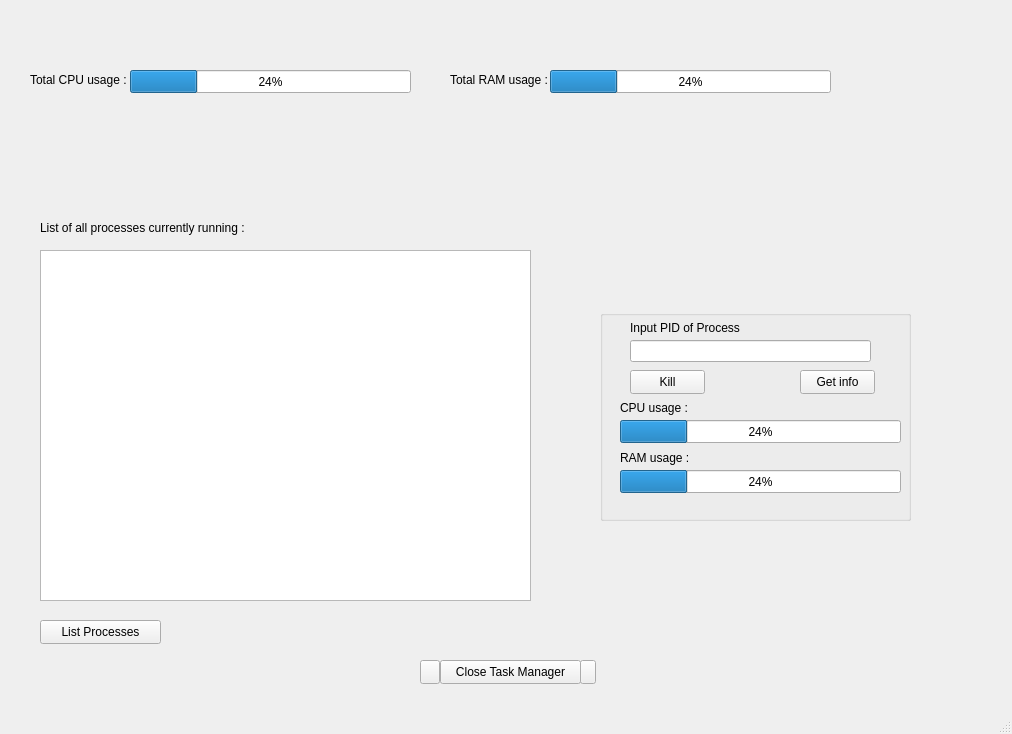
<?xml version="1.0" encoding="UTF-8"?>
<ui version="4.0">
 <class>MainWindow</class>
 <widget class="QMainWindow" name="MainWindow">
  <property name="geometry">
   <rect>
    <x>0</x>
    <y>0</y>
    <width>1012</width>
    <height>734</height>
   </rect>
  </property>
  <property name="windowTitle">
   <string>MainWindow</string>
  </property>
  <widget class="QWidget" name="centralwidget">
   <widget class="QLabel" name="label">
    <property name="geometry">
     <rect>
      <x>30</x>
      <y>70</y>
      <width>101</width>
      <height>20</height>
     </rect>
    </property>
    <property name="text">
     <string>Total CPU usage :</string>
    </property>
   </widget>
   <widget class="QLabel" name="label_2">
    <property name="geometry">
     <rect>
      <x>450</x>
      <y>70</y>
      <width>101</width>
      <height>20</height>
     </rect>
    </property>
    <property name="text">
     <string>Total RAM usage :</string>
    </property>
   </widget>
   <widget class="QLabel" name="label_3">
    <property name="geometry">
     <rect>
      <x>40</x>
      <y>220</y>
      <width>231</width>
      <height>16</height>
     </rect>
    </property>
    <property name="text">
     <string>List of all processes currently running :</string>
    </property>
   </widget>
   <widget class="QGroupBox" name="groupBox">
    <property name="geometry">
     <rect>
      <x>600</x>
      <y>310</y>
      <width>311</width>
      <height>211</height>
     </rect>
    </property>
    <property name="title">
     <string/>
    </property>
    <widget class="QProgressBar" name="progressBar_3">
     <property name="geometry">
      <rect>
       <x>20</x>
       <y>110</y>
       <width>281</width>
       <height>23</height>
      </rect>
     </property>
     <property name="value">
      <number>24</number>
     </property>
    </widget>
    <widget class="QProgressBar" name="progressBar_4">
     <property name="geometry">
      <rect>
       <x>20</x>
       <y>160</y>
       <width>281</width>
       <height>23</height>
      </rect>
     </property>
     <property name="value">
      <number>24</number>
     </property>
    </widget>
    <widget class="QPushButton" name="pushButton_4">
     <property name="geometry">
      <rect>
       <x>30</x>
       <y>60</y>
       <width>75</width>
       <height>24</height>
      </rect>
     </property>
     <property name="text">
      <string>Kill</string>
     </property>
    </widget>
    <widget class="QLineEdit" name="lineEdit">
     <property name="geometry">
      <rect>
       <x>30</x>
       <y>30</y>
       <width>241</width>
       <height>22</height>
      </rect>
     </property>
    </widget>
    <widget class="QLabel" name="label_4">
     <property name="geometry">
      <rect>
       <x>20</x>
       <y>90</y>
       <width>71</width>
       <height>16</height>
      </rect>
     </property>
     <property name="text">
      <string>CPU usage :</string>
     </property>
    </widget>
    <widget class="QLabel" name="label_5">
     <property name="geometry">
      <rect>
       <x>20</x>
       <y>140</y>
       <width>81</width>
       <height>16</height>
      </rect>
     </property>
     <property name="text">
      <string>RAM usage :</string>
     </property>
    </widget>
    <widget class="QLabel" name="label_6">
     <property name="geometry">
      <rect>
       <x>30</x>
       <y>10</y>
       <width>131</width>
       <height>16</height>
      </rect>
     </property>
     <property name="text">
      <string>Input PID of Process</string>
     </property>
    </widget>
    <widget class="QPushButton" name="pushButton_5">
     <property name="geometry">
      <rect>
       <x>200</x>
       <y>60</y>
       <width>75</width>
       <height>24</height>
      </rect>
     </property>
     <property name="text">
      <string>Get info</string>
     </property>
    </widget>
   </widget>
   <widget class="QPushButton" name="pushButton_2">
    <property name="geometry">
     <rect>
      <x>440</x>
      <y>660</y>
      <width>141</width>
      <height>24</height>
     </rect>
    </property>
    <property name="text">
     <string>Close Task Manager</string>
    </property>
   </widget>
   <widget class="QProgressBar" name="progressBar">
    <property name="geometry">
     <rect>
      <x>130</x>
      <y>70</y>
      <width>281</width>
      <height>23</height>
     </rect>
    </property>
    <property name="value">
     <number>24</number>
    </property>
   </widget>
   <widget class="QProgressBar" name="progressBar_2">
    <property name="geometry">
     <rect>
      <x>550</x>
      <y>70</y>
      <width>281</width>
      <height>23</height>
     </rect>
    </property>
    <property name="value">
     <number>24</number>
    </property>
   </widget>
   <widget class="QTextBrowser" name="textBrowser">
    <property name="geometry">
     <rect>
      <x>40</x>
      <y>250</y>
      <width>491</width>
      <height>351</height>
     </rect>
    </property>
   </widget>
   <widget class="QPushButton" name="pushButton_3">
    <property name="geometry">
     <rect>
      <x>40</x>
      <y>620</y>
      <width>121</width>
      <height>24</height>
     </rect>
    </property>
    <property name="text">
     <string>List Processes</string>
    </property>
   </widget>
   <widget class="QPushButton" name="pushButton">
    <property name="geometry">
     <rect>
      <x>580</x>
      <y>660</y>
      <width>16</width>
      <height>24</height>
     </rect>
    </property>
    <property name="text">
     <string/>
    </property>
   </widget>
   <widget class="QPushButton" name="pushButton_6">
    <property name="geometry">
     <rect>
      <x>420</x>
      <y>660</y>
      <width>20</width>
      <height>24</height>
     </rect>
    </property>
    <property name="text">
     <string/>
    </property>
   </widget>
  </widget>
  <widget class="QMenuBar" name="menubar">
   <property name="geometry">
    <rect>
     <x>0</x>
     <y>0</y>
     <width>1012</width>
     <height>22</height>
    </rect>
   </property>
  </widget>
  <widget class="QStatusBar" name="statusbar"/>
 </widget>
 <resources/>
 <connections>
  <connection>
   <sender>pushButton_2</sender>
   <signal>clicked()</signal>
   <receiver>MainWindow</receiver>
   <slot>close()</slot>
   <hints>
    <hint type="sourcelabel">
     <x>366</x>
     <y>549</y>
    </hint>
    <hint type="destinationlabel">
     <x>497</x>
     <y>540</y>
    </hint>
   </hints>
  </connection>
 </connections>
</ui>
